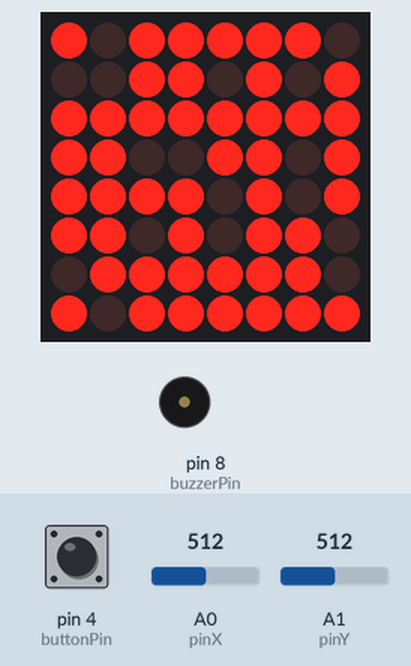
Simulated run of this sketch. Board: Arduino Uno, built with avr-gcc and run on an emulated ATmega328P. On the bench: 8×8 LED matrix, buzzer (waves = sounding). The test bench sets the inputs (shaded band); at power-on: pin 4 (buttonPin) HIGH, A0 (pinX) = 512, A1 (pinY) = 512. Random numbers use the default seed unless the sketch sets one.

Above: at 1.2 s.
1.3 s: pin 4 (buttonPin) pulled LOW for 0.15 s
At 1.57 s:
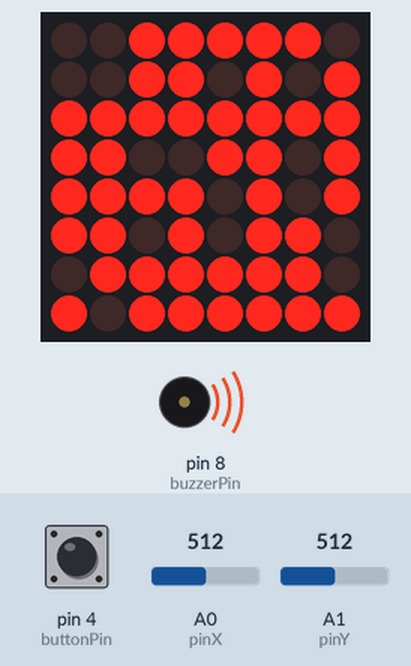
2.0 s: A0 (pinX) set to 206
5.0 s: A0 (pinX) set to 188
At 5.3 s:
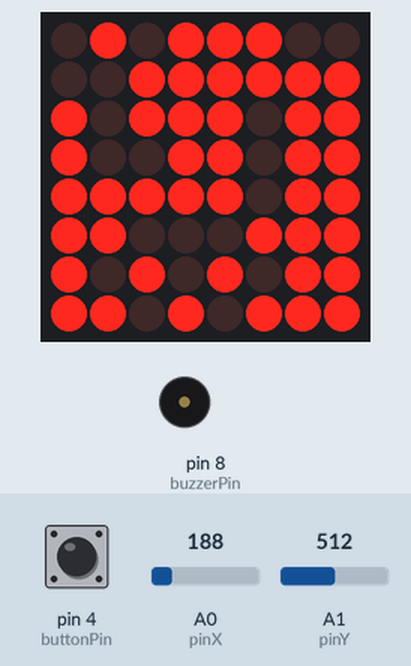
6.5 s: pin 4 (buttonPin) pulled LOW for 3.2 s
At 9.78 s:
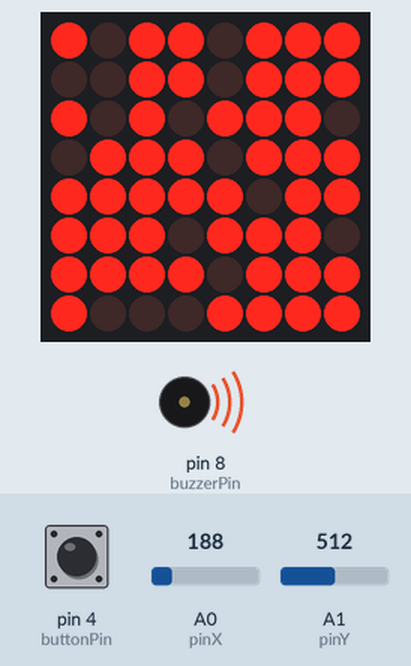
10.3 s: A0 (pinX) set to 360
13.3 s: A1 (pinY) set to 216
16.3 s: A1 (pinY) set to 181
At 17.5 s:
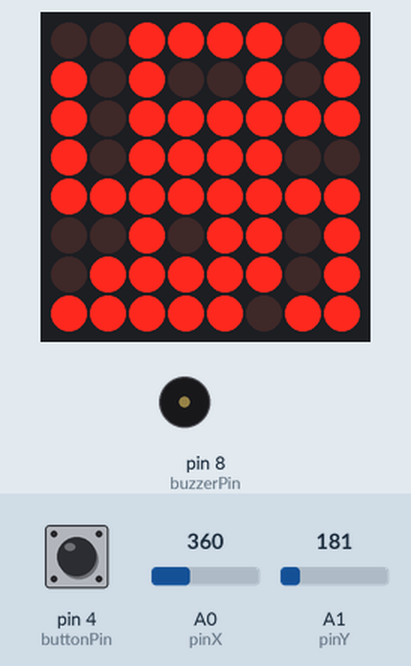
Timing chart, 0 to 18.8 s (numbered marks = the images above; inputs shaded):
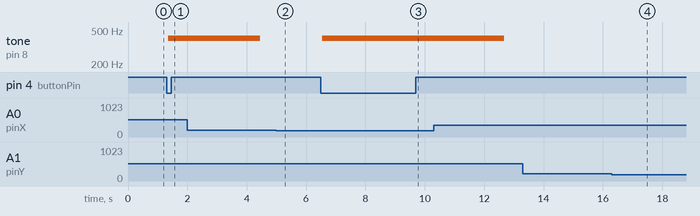

The sketch:

hw6.ino
```cpp
#include "LedControl.h"

const int pinSW = 2;
const int pinX = A0;
const int pinY = A1;
byte swState = LOW;
int xValue = 0;
int yValue = 0;

const int buttonPin = 4;
bool buttonState = false;
bool lastButtonState = false;

const int buzzerPin = 8;
const int ledPin = 7;

const int minThresholdCenter = 350;
const int maxThresholdCenter = 700;
const int minThresholdMargin = 200;
const int maxThresholdMargin = 900;

bool joystickMove = true;
bool lastJoystickMove = false;
bool currentJoystickMove = false;

unsigned long lastDebounceTimeJoy = 0;
unsigned long debounceDelayJoy = 200;

unsigned long lastDebounceTimeButton = 0;
unsigned long debounceDelayButton = 50;

const byte dinPin = 12;
const byte clockPin = 11;
const byte loadPin = 10;
const byte matrixSize = 8;

LedControl lc = LedControl(dinPin, clockPin, loadPin, 1);
byte matrixBrightness = 2;

int playerRow = 0;
int playerCol = 0;
int bombRow = 0;
int bombCol = 0;

bool walls[matrixSize][matrixSize];

unsigned long lastBlinkTimePlayer = 0;
unsigned long blinkIntervalPlayer = 500;
bool isPlayerLedOn = true;

unsigned long lastBlinkTimeBomb = 0;
unsigned long blinkIntervalBomb = 100;
bool isBombLedOn = true;
unsigned long bombStartTime = 0;
unsigned long bombDelay = 3000;
unsigned long elapsedTime;
bool bombActive = false;

void setup() {
  pinMode(pinSW, INPUT_PULLUP);
  pinMode(buttonPin, INPUT_PULLUP);
  pinMode(ledPin, INPUT);
  pinMode(buzzerPin, OUTPUT);
  lc.shutdown(0, false);
  lc.setIntensity(0, matrixBrightness);
  lc.clearDisplay(0);
  generateRandomMap();
}

void loop() {
  readJoystickValues();
  joystickMoveMatrix();
  bomb();
}

void readJoystickValues() {
  xValue = analogRead(pinX);
  yValue = analogRead(pinY);
}

//copied from homework #3 and changed so that it fits this homework
//apart from checking the movement of the joystick it also checks if the position you want to move the player to is in the walls array or not
void joystickMoveMatrix() {
  if ((minThresholdCenter <= xValue && xValue <= maxThresholdCenter) && (minThresholdCenter <= yValue && yValue <= maxThresholdCenter)) {
    joystickMove = false;
  }

  if (xValue > maxThresholdMargin && joystickMove == false && playerCol > 0 && !walls[playerRow][playerCol - 1]) {
    movePlayer(playerRow, playerCol, playerRow, playerCol - 1);
  }

  if (xValue < minThresholdMargin && joystickMove == false && playerCol < matrixSize - 1 && !walls[playerRow][playerCol + 1]) {
    movePlayer(playerRow, playerCol, playerRow, playerCol + 1);
  }

  if (yValue < minThresholdMargin && joystickMove == false && playerRow < matrixSize - 1 && !walls[playerRow + 1][playerCol]) {
    movePlayer(playerRow, playerCol, playerRow + 1, playerCol);
  }

  if (yValue > maxThresholdMargin && joystickMove == false && playerRow > 0 && !walls[playerRow - 1][playerCol]) {
    movePlayer(playerRow, playerCol, playerRow - 1, playerCol);
  }

  if (lastJoystickMove != joystickMove) {
    lastDebounceTimeJoy = millis();
  }

  if (millis() - lastDebounceTimeJoy > debounceDelayJoy) {
    if (joystickMove != currentJoystickMove) {
      currentJoystickMove = joystickMove;
    }

    if (currentJoystickMove == true) {
      lc.setLed(0, playerRow, playerCol, true);
    }
  }

  if (!currentJoystickMove) {
    // Blink the player LED when not moving
    if (millis() - lastBlinkTimePlayer > blinkIntervalPlayer) {
      isPlayerLedOn = !isPlayerLedOn;
      lc.setLed(0, playerRow, playerCol, isPlayerLedOn);
      lastBlinkTimePlayer = millis();
    }
  }

  if (playerRow == matrixSize - 1 && playerCol == matrixSize - 1) {
    generateRandomMap();
    resetPlayer();
  }

  lastJoystickMove = joystickMove;
}

//change the position of player
void movePlayer(int currentRow, int currentCol, int newRow, int newCol) {
  lc.setLed(0, currentRow, currentCol, false);
  lc.setLed(0, newRow, newCol, true);
  playerRow = newRow;
  playerCol = newCol;
  joystickMove = true;
}

void resetPlayer() {
  lc.setLed(0, 0, 0, true);
  playerRow = 0;
  playerCol = 0;
}

//when i press the button it makes a bomb on the position of the player that destroys the wall from above, below, left and right
//there is a buzzer that is on and the bomb is blinking for 3 seconds before exploding
//the player should move from the spot of the bomb before exploding or the game will restart
//there is also a led that warns the player that is in the spot of the bomb
void bomb() {
  buttonState = digitalRead(buttonPin);
  if (buttonState != lastButtonState) {
    lastDebounceTimeButton = millis();
  }

  if (millis() - lastDebounceTimeButton > debounceDelayButton) {
    if (buttonState == LOW && !lastButtonState) {
      if (!bombActive) {
        bombStartTime = millis();
        bombActive = true;
        bombRow = playerRow;
        bombCol = playerCol;
        isBombLedOn = true;
      }
    }
  }

  if (bombActive) {
    tone(buzzerPin, 400, 100);
    if (
        (playerRow == bombRow && playerCol == bombCol) ||
        (playerRow == bombRow - 1 && playerCol == bombCol) ||
        (playerRow == bombRow + 1 && playerCol == bombCol) ||
        (playerRow == bombRow && playerCol == bombCol - 1) ||
        (playerRow == bombRow && playerCol == bombCol + 1)
         ) {
        digitalWrite(ledPin, HIGH);
      } else{
        digitalWrite(ledPin, LOW);
      }
    elapsedTime = millis() - bombStartTime;
    if (elapsedTime >= bombDelay) {
      if (bombRow > 0) {
        walls[bombRow - 1][bombCol] = false; // up
        lc.setLed(0, bombRow - 1, bombCol, false);
      }
      if (bombRow < matrixSize - 1) {
        walls[bombRow + 1][bombCol] = false; // down
        lc.setLed(0, bombRow + 1, bombCol, false);
      }
      if (bombCol > 0) {
        walls[bombRow][bombCol - 1] = false; // left
        lc.setLed(0, bombRow, bombCol - 1, false);
      }
      if (bombCol < matrixSize - 1) {
        walls[bombRow][bombCol + 1] = false; // right
        lc.setLed(0, bombRow, bombCol + 1, false);
      }

      lc.setLed(0, bombRow, bombCol, false);
      bombActive = false;

      if (
        (playerRow == bombRow && playerCol == bombCol) ||
        (playerRow == bombRow - 1 && playerCol == bombCol) ||
        (playerRow == bombRow + 1 && playerCol == bombCol) ||
        (playerRow == bombRow && playerCol == bombCol - 1) ||
        (playerRow == bombRow && playerCol == bombCol + 1)
         ) {
        // restart game
        generateRandomMap();
        resetPlayer();
        digitalWrite(ledPin, LOW);
      }
    } else {
      if (millis() - lastBlinkTimeBomb > blinkIntervalBomb) {
        isBombLedOn = !isBombLedOn;
        lc.setLed(0, bombRow, bombCol, isBombLedOn);
        lastBlinkTimeBomb = millis();
      }
    }
  }

  lastButtonState = buttonState;
}

//generates wall on maximum 75% of the map
//the walls are put in an array
void generateRandomMap() {
  lc.clearDisplay(0);

  int wallPercentage = 75;

  for (int i = 0; i < matrixSize; ++i) {
    for (int j = 0; j < matrixSize; ++j) {
      int randomNumber = random(100);

      if (i == 0 && j == 0) {
        lc.setLed(0, i, j, true);
      } else if (i == 1 && j == 0) {
        lc.setLed(0, i, j, false);
        walls[i][j] = false;
      } else if (i == 0 && j == 1) {
        lc.setLed(0, i, j, false);
        walls[i][j] = false;
      } else if (i == 1 && j == 1) {
        lc.setLed(0, i, j, false);
        walls[i][j] = false;
      } else {
        walls[i][j] = randomNumber < wallPercentage;
        if (walls[i][j]) {
          lc.setLed(0, i, j, true);
        }
      }
    }
  }
}
```

Measured:
- the behaviour switches between 200 and 199 on A0 (pinX) (found by bisection; images 1 and 2)
- the behaviour switches between 200 and 199 on A1 (pinY) (found by bisection; images 3 and 4)
- after the input at 1.3 s, tone on pin 8 (buzzerPin): silent → 400 Hz after 0.05 s
- after the input at 6.5 s, tone on pin 8 (buzzerPin): silent → 400 Hz after 0.05 s; the display: first changes after 0.05 s (image 3 shows a later state)
